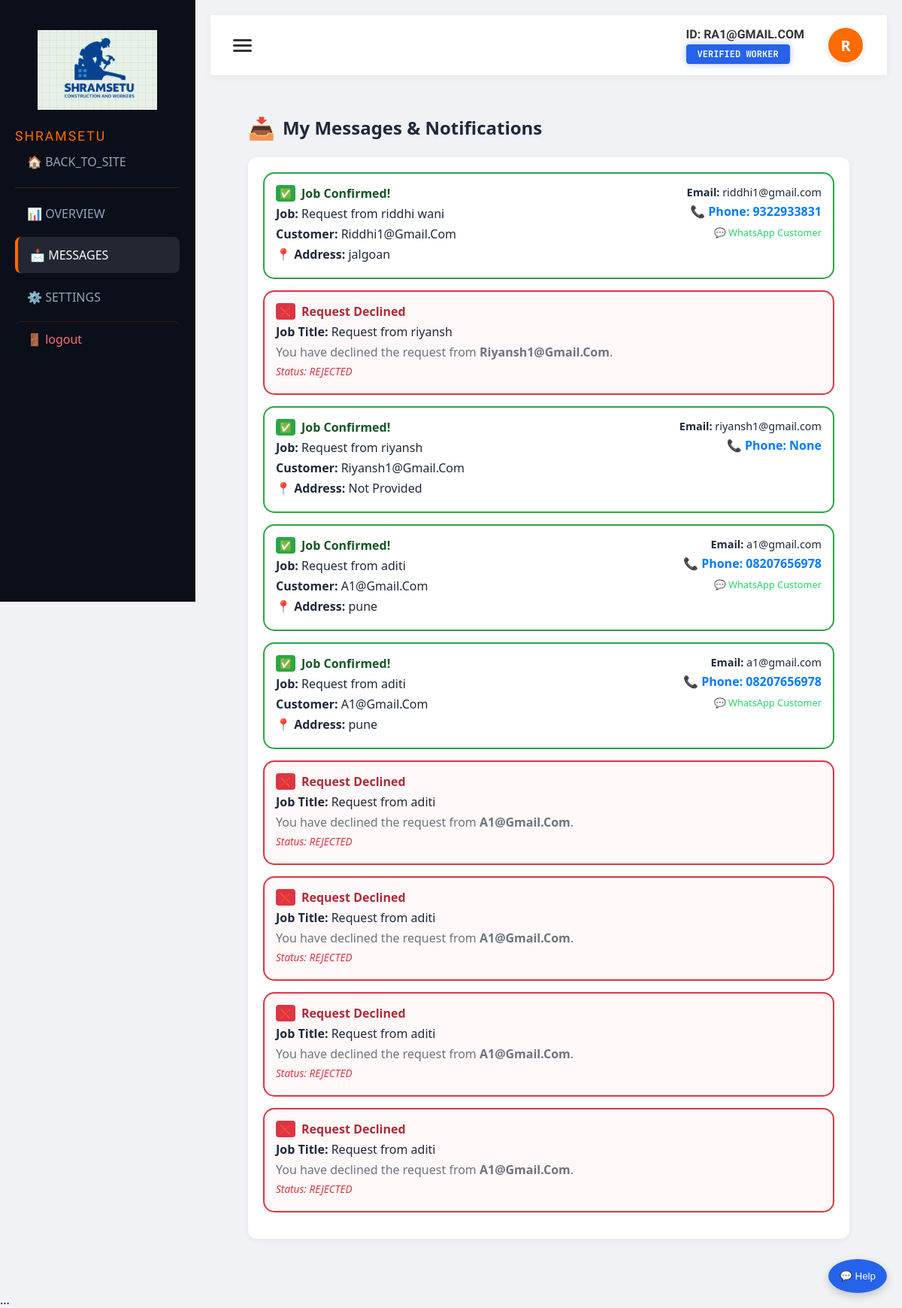
Page /dashboard/messages/ (signed in) on the committed database.
### services/models.py (models this page shows, shortened)
class Job(models.Model):
    STATUS_CHOICES = [
        ('pending', 'Pending'),
        ('accepted', 'Accepted'),
        ('rejected', 'Rejected'),
    ]
    customer = models.ForeignKey(User, on_delete=models.CASCADE, related_name='hired_jobs')
    worker = models.ForeignKey(User, on_delete=models.CASCADE, related_name='received_jobs')
    title = models.CharField(max_length=200)
    description = models.TextField(null=True, blank=True)
    budget = models.IntegerField(default=0, null=True, blank=True)
    status = models.CharField(max_length=20, choices=STATUS_CHOICES, default='pending')
    created_at = models.DateTimeField(auto_now_add=True)

class Profile(models.Model):
    user = models.OneToOneField(User, on_delete=models.CASCADE)
    role = models.CharField(
        max_length=20,
        choices=[('customer', 'Customer'), ('worker', 'Worker')],
        default='customer'
    )
    full_name = models.CharField(max_length=100, blank=True, null=True)
    phone = models.CharField(max_length=15, blank=True, null=True)
    location = models.CharField(max_length=100, blank=True, null=True)
    bio = models.TextField(blank=True, null=True)
    skill = models.CharField(max_length=100, blank=True, null=True)

### services/views.py (the view)
# urls.py: path('dashboard/messages/', views.messages_view, name='messages'),
@login_required
def messages_view(request):
    user_profile = get_object_or_404(Profile, user=request.user)
    if user_profile.role == 'worker':
        notifications = Job.objects.filter(worker=request.user)
    else:
        notifications = Job.objects.filter(customer=request.user)
    notifications = notifications.filter(
        Q(status='pending') |
        Q(status='accepted') |
        Q(status='declined') |
        Q(status='rejected')
    ).select_related('worker__profile', 'customer__profile').order_by('-id')
    return render(request, 'services/dashboard_messages.html', {
        'notifications': notifications,
        'profile': user_profile,
    })

### services/templates/services/dashboard_messages.html (shortened to what this page needs)
{% extends 'services/dashboard_base.html' %}
{% block content %}
<div class="messages-page" style="padding: 20px;">
    <h2 style="margin-bottom: 20px; color: #1e293b; display: flex; align-items: center; gap: 10px;">
        <span style="font-size: 1.2em;">📥</span> My Messages & Notifications
    </h2>
    <div class="dashboard-section" style="background: white; padding: 20px; border-radius: 12px; box-shadow: 0 2px 10px rgba(0,0,0,0.05);">
        {% for job in notifications %}
            {% if job.status == 'pending' %}
                <div class="notification-card" style="border: 2px solid #3b82f6; border-radius: 15px; padding: 15px; margin-bottom: 15px; display: flex; justify-content: space-between; align-items: center; background-color: #f0f7ff;">
                    <div style="flex: 1;">
                        <h4 style="color: #1e40af; margin-top: 0; display: flex; align-items: center; gap: 8px;">
                            <span style="background: #3b82f6; color: white; border-radius: 4px; padding: 2px 5px; font-size: 0.8em;">🔔</span>
                            New Job Request from {{ job.customer.username|title }}
                        </h4>
                        <p style="margin: 5px 0;"><strong>Job:</strong> {{ job.title }}</p>
                        <p style="margin: 5px 0;"><strong>📍 Location:</strong> {{ job.customer.profile.location|default:"Not Provided" }}</p>
                    </div>
                    <div style="display: flex; gap: 10px;">
                        <form method="POST" action="{% url 'update_job_status' job.id 'accepted' %}">
                            {% csrf_token %}
                            <button type="submit" style="background: #28a745; color: white; border: none; padding: 8px 15px; border-radius: 6px; cursor: pointer; font-weight: bold;">Accept</button>
                        </form>
                        <form method="POST" action="{% url 'update_job_status' job.id 'declined' %}">
                            {% csrf_token %}
                            <button type="submit" style="background: #dc3545; color: white; border: none; padding: 8px 15px; border-radius: 6px; cursor: pointer; font-weight: bold;">Decline</button>
                        </form>
                    </div>
                </div>
            {% elif job.status == 'accepted' %}
                <div class="notification-card" style="border: 2px solid #28a745; border-radius: 15px; padding: 15px; margin-bottom: 15px; display: flex; justify-content: space-between; align-items: flex-start;">
                    <div style="flex: 1;">
                        <h4 style="color: #155724; margin-top: 0; display: flex; align-items: center; gap: 8px;">
                            <span style="background: #28a745; color: white; border-radius: 4px; padding: 2px 5px; font-size: 0.8em;">✅</span>
                            {% if request.user == job.worker %}Job Confirmed!{% else %}{{ job.worker.username|title }} Accepted!{% endif %}
                        </h4>
                        <p style="margin: 5px 0;"><strong>Job:</strong> {{ job.title }}</p>
                        {% if request.user == job.worker %}
                            <p style="margin: 5px 0;"><strong>Customer:</strong> {{ job.customer.username|title }}</p>
                            <p style="margin: 5px 0;"><strong>📍 Address:</strong> {{ job.customer.profile.location|default:"Not Provided" }}</p>
                        {% else %}
                            <p style="margin: 5px 0;"><strong>Worker:</strong> {{ job.worker.username|title }}</p>
                            <p style="margin: 5px 0;"><strong>📍 Address:</strong> {{ job.worker.profile.location|default:"Not Provided" }}</p>
                        {% endif %}
                    </div>
                    <div style="text-align: right; min-width: 180px;">
                        {% if request.user == job.worker %}
                            <p style="margin: 0; font-size: 0.9em;"><strong>Email:</strong> {{ job.customer.email }}</p>
                            <p style="margin: 5px 0; color: #007bff; font-weight: bold;">📞 Phone: {{ job.customer.profile.phone|default:"None" }}</p>
                            {% if job.customer.profile.phone %}
                                <a href="https://wa.me/{{ job.customer.profile.phone }}" target="_blank" style="font-size: 0.8em; color: #25D366; text-decoration: none;">💬 WhatsApp Customer</a>
                            {% endif %}
                        {% endif %}
                    </div>
                </div>
            {% elif job.status == 'declined' or job.status == 'rejected' %}
                <div class="notification-card" style="border: 2px solid #dc3545; border-radius: 15px; padding: 15px; margin-bottom: 15px; display: flex; justify-content: space-between; align-items: flex-start; background-color: #fff8f8;">
                    <div style="flex: 1;">
                        <h4 style="color: #b02a37; margin-top: 0; display: flex; align-items: center; gap: 8px;">
                            <span style="background: #dc3545; color: white; border-radius: 4px; padding: 2px 5px; font-size: 0.8em;">❌</span>
                            Request Declined
                        </h4>
                        <p style="margin: 5px 0;"><strong>Job Title:</strong> {{ job.title }}</p>
                        {% if request.user == job.customer %}
                            <p style="margin: 5px 0; color: #6c757d;">
                                <strong>Worker:</strong> {{ job.worker.username|title }} is unavailable for this task.
                            </p>
                        {% else %}
                            <p style="margin: 5px 0; color: #6c757d;">
                                You have declined the request from <strong>{{ job.customer.username|title }}</strong>.
                            </p>
                        {% endif %}
                        <p style="margin: 5px 0; font-size: 0.85em; color: #dc3545; font-style: italic;">Status: {{ job.status|upper }}</p>
                    </div>
                </div>
            {% endif %}
        {% empty %}
            <div style="text-align: center; padding: 30px; color: #6c757d;">
                <p>No new notifications yet.</p>
            </div>
        {% endfor %}
    </div>
</div>
{% endblock %}

### services/templates/services/dashboard_base.html (shortened to what this page needs)
{% load static %}
<!DOCTYPE html>
<html lang="en">
<head>
    <link rel="stylesheet" href="{% static 'css/dashboard_style.css' %}">
</head>
<body>
    <div class="dashboard-wrapper">
        <aside class="sidebar" id="sidebar">
            <div class="logo-container">
                <img src="{% static 'images/logo.jpeg' %}" alt="Logo" class="sidebar-logo">
            </div>
            <div class="sidebar-brand">SHRAMSETU </div>
            <nav>
                <a href="{% url 'home' %}" class="nav-item">🏠 BACK_TO_SITE</a>
                <div style="margin: 10px 0; border-top: 1px solid rgba(255,107,0,0.2);"></div>
                <a href="{% url 'dashboard' %}" class="nav-item {% if request.resolver_match.url_name == 'dashboard' %}active{% endif %}">
                    📊 OVERVIEW
                </a>
                <a href="{% url 'messages' %}" class="nav-item {% if request.resolver_match.url_name == 'messages' %}active{% endif %}">
                    📩 MESSAGES
                </a>
                <a href="{% url 'settings' %}" class="nav-item {% if request.resolver_match.url_name == 'settings' %}active{% endif %}">
                    ⚙️ SETTINGS
                </a>
                <a href="{% url 'logout' %}" class="logout-link" style="margin-top: auto; border-top: 1px solid #ff4d0033;">🚪 logout</a>
            </nav>
        </aside>
        <div class="main-container" id="mainContainer">
            <header class="dashboard-header">
                <div class="header-left">
                    <div class="menu-btn" onclick="toggleSidebar()">
                        <span></span><span></span><span></span>
                    </div>
                </div>
                <div class="header-right">
                    <div class="user-meta" style="text-align: right; margin-right: 15px;">
                        <h1 class="welcome-text">ID: {{ request.user.username|upper }}</h1>
                        {% if user.worker_profile or profile.role == 'worker' %}
                            <span class="role-badge badge-worker">Verified Worker</span>
                        {% else %}
                            <span class="role-badge badge-customer">Customer Mode</span>
                        {% endif %}
                    </div>
                    <div class="user-avatar" style="background: var(--neon-orange); color: white; font-weight: bold;">
                        {{ request.user.username|slice:":1"|upper }}
                    </div>
                </div>
            </header>
            <main class="content-padding">
                {% block content %}{% endblock %}
            </main>
        </div>
    </div>
    ...
    {% include 'services/chatbot.html' %}
</body>
</html>

### services/static/css/dashboard_style.css (style rules this page uses)
:root { --primary: #2563eb; --primary-dark: #1e40af; --secondary: #64748b; --success: #22c55e; --warning: #f59e0b; --danger: #ef4444; --bg-light: #f8fafc; --sidebar-bg: #0f172a; --text-main: #1e293b; --white: #ffffff; }
body { margin: 0; font-family: 'Inter', system-ui, sans-serif; background-color: var(--bg-light); color: var(--text-main); }
.sidebar { width: 260px; background-color: var(--sidebar-bg); color: var(--white); padding: 1.5rem; display: flex; flex-direction: column; position: fixed; height: 100vh; }
.sidebar nav a { display: block; padding: 0.8rem 1rem; color: #94a3b8; text-decoration: none; border-radius: 8px; margin-bottom: 0.5rem; transition: 0.3s; }
.sidebar nav a:hover, .sidebar nav a.active { background-color: rgba(255, 255, 255, 0.1); color: var(--white); }
.sidebar nav a.logout-link { margin-top: auto; color: #f87171; }
.dashboard-section { background: var(--white); padding: 1.5rem; border-radius: 12px; box-shadow: 0 4px 6px -1px rgba(0, 0, 0, 0.1); }
* { box-sizing: border-box; }
* { box-sizing: border-box; margin: 0; padding: 0; }
body { font-family: 'Segoe UI', sans-serif; background: #f0f2f5; overflow-x: hidden; }
.dashboard-wrapper { display: flex; }
.sidebar { width: 260px; background: #1a202c; color: white; height: 100vh; position: fixed; top: 0; left: -260px; transition: 0.3s ease; z-index: 9999; padding: 20px; }
.main-container { width: 100%; min-height: 100vh; transition: 0.3s ease; }
.dashboard-header { background: white; height: 70px; display: flex; align-items: center; padding: 0 30px; justify-content: space-between; box-shadow: 0 2px 4px rgba(0,0,0,0.05); }
.menu-btn { cursor: pointer; display: flex; flex-direction: column; gap: 4px; }
.menu-btn span { width: 25px; height: 3px; background: #333; border-radius: 2px; }
.welcome-text { font-size: 1.25rem; color: #1a202c; }
.role-badge { background: #2563eb; color: white; padding: 5px 15px; border-radius: 20px; font-size: 0.8rem; }
.content-padding { padding: 30px; }
.logo-container { padding: 20px 10px; text-align: center; width: 100%; }
.sidebar-logo { max-width: 80%; height: auto; display: inline-block; }
.dashboard-header { display: flex; justify-content: space-between; align-items: center; padding: 10px 30px; background: white; height: 80px; box-shadow: 0 2px 10px rgba(0,0,0,0.05); }
.header-right { display: flex; align-items: center; gap: 15px; }
.user-avatar { width: 50px; height: 50px; background-color: #7a4128; color: white; border-radius: 50%; display: flex; align-items: center; justify-content: center; font-size: 20px; font-weight: bold; border: 2px solid #fff; box-shadow: 0 2px 5px rgba(0,0,0,0.1); }
.user-meta { display: flex; flex-direction: column; align-items: flex-start; }
.welcome-text { font-size: 1.1rem; margin: 0; font-weight: 600; color: #333; }
.role-badge { background: #2563eb; color: white; padding: 2px 12px; border-radius: 15px; font-size: 0.75rem; margin-top: 4px; }
.main-container { margin-left: 0; transition: margin-left 0.3s ease; width: 100%; }
.sidebar { width: 260px; height: 100vh; position: fixed; left: 0; top: 0; z-index: 1000; position: fixed; }
.main-container { margin-left: 260px; width: calc(100% - 260px); padding: 20px; }

### services/templates/services/dashboard_base.html (style rules this page uses)
:root { --neon-orange: #ff6b00; --sidebar-navy: #0a0f1a; --worker-blue: #2563eb; --customer-green: #10b981; }
.sidebar { background: var(--sidebar-navy) !important; border-right: 1px solid rgba(255, 107, 0, 0.2); transition: all 0.4s cubic-bezier(0.175, 0.885, 0.32, 1.275); }
.sidebar-brand { font-family: 'Syncopate', sans-serif; letter-spacing: 2px; color: var(--neon-orange); font-size: 1.1rem !important; }
.nav-item { position: relative; overflow: hidden; transition: 0.3s; }
.nav-item.active { border-left: 4px solid var(--neon-orange); background: rgba(255, 107, 0, 0.05); }
.role-badge { font-family: 'JetBrains Mono', monospace; font-weight: bold; text-transform: uppercase; padding: 5px 15px; border-radius: 4px; font-size: 0.75rem; }
.badge-worker { background: var(--worker-blue); color: white; box-shadow: 0 0 10px rgba(37, 99, 235, 0.4); }
.welcome-text { font-family: 'Syncopate', sans-serif; font-size: 1rem !important; }

### rows in the picture
Job: shows "Job Confirmed!", title "Request from riddhi wani", customer.username "Riddhi1@Gmail.Com", customer.profile.location "jalgoan", customer.email "riddhi1@gmail.com", customer.profile.phone "9322933831"
Job: title "Request from riyansh", customer.username "Riyansh1@Gmail.Com", status "REJECTED"
Job: shows "Job Confirmed!", title "Request from riyansh", customer.username "Riyansh1@Gmail.Com", customer.profile.location "Not Provided", customer.email "riyansh1@gmail.com", customer.profile.phone "None"
Job: shows "Job Confirmed!", title "Request from aditi", customer.username "A1@Gmail.Com", customer.profile.location "pune", customer.email "a1@gmail.com", customer.profile.phone "08207656978"
Job: shows "Job Confirmed!", title "Request from aditi", customer.username "A1@Gmail.Com", customer.profile.location "pune", customer.email "a1@gmail.com", customer.profile.phone "08207656978"
Job: title "Request from aditi", customer.username "A1@Gmail.Com", status "REJECTED"
Job: title "Request from aditi", customer.username "A1@Gmail.Com", status "REJECTED"
Job: title "Request from aditi", customer.username "A1@Gmail.Com", status "REJECTED"
Job: title "Request from aditi", customer.username "A1@Gmail.Com", status "REJECTED"

### other values in the picture
{{ request.user.username|upper }} "RA1@GMAIL.COM"
{{ request.user.username|slice:":1"|upper }} "R"
